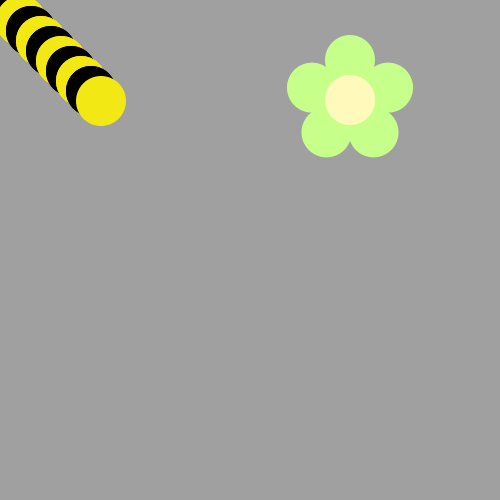
Frame 1 (no input)
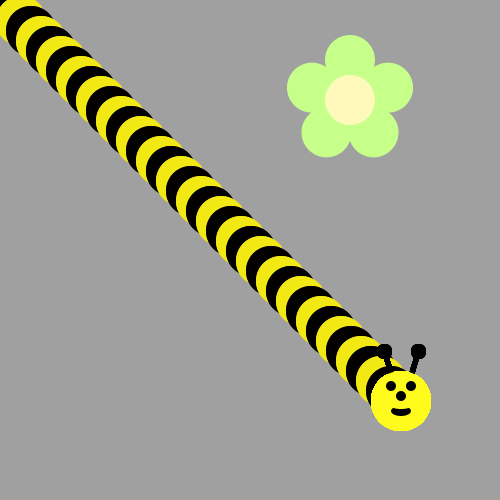
Frame 60 (the mouse pressed at the canvas centre just before this capture)
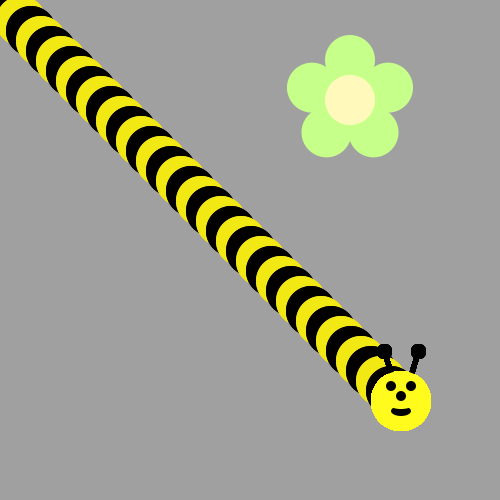
Frame 120 (the mouse held since frame 60 and released just before this capture)

The Processing sketch that drew these frames (run headless with seeded random() and noise(); from frame 60 on, the mouse is pressed at the canvas centre):

// Processing sketch: Bumblebeeee
// ── Bumblebeeee.pde
int y=1;
int x=1;
void draw() {
  /*Use a loop to make a body for the Bee!
   Then put his head on using drawBeeFace(x,y)
   Use Modulo to make the colors alternate 
   */
  if (y<400) {
    for (int i =0; i < 10; i++) {
      ellipse(x, y, 50, 50);
      if (i%2==0) {
        fill(#030000);
      } else {
        fill(#F2E814);
      }
      x=x+10;
      y=y+10;

      ellipse(x, y, 50, 50);
    }
  } else {
    drawBeeFace(x, y);
  }
}





void drawFlower(int x, int y) {
  noStroke();
  translate(x, y);
  // draw 5 petals, rotating after each one
  fill(#c6ff89);      // green
  for (int i = 0; i < 5; i++) {
    ellipse(0, -40, 50, 50);
    rotate(radians(72));
  }
  fill(#fff9bb); // light yellow
  ellipse(0, 0, 50, 50);
} 
void drawBeeFace(int BeeFaceX, int BeeFaceY) {
  noStroke();
  fill(0, 0, 0);
  stroke(1);
  strokeWeight(5);
  line(BeeFaceX-10, BeeFaceY-27, BeeFaceX-17, BeeFaceY-50);
  line(BeeFaceX+10, BeeFaceY-27, BeeFaceX+17, BeeFaceY-50);
  ellipse(BeeFaceX-17, BeeFaceY-50, 10, 10);
  ellipse(BeeFaceX+17, BeeFaceY-50, 10, 10);
  noStroke();
  fill(255, 251, 28);
  ellipse(BeeFaceX, BeeFaceY, 60, 60); // face
  fill(255, 237, 209);
  fill(0, 0, 0);
  ellipse(BeeFaceX-10, BeeFaceY-15, 10, 10); // eyes
  ellipse(BeeFaceX+10, BeeFaceY-15, 10, 10);
  ellipse(BeeFaceX, BeeFaceY-5, 10, 10); // nose
  ellipse(BeeFaceX, BeeFaceY+10, 20, 10);// mouth
  fill(255, 251, 28);
  ellipse(BeeFaceX, BeeFaceY+5, 20, 6);
}

void setup() {
  ellipseMode(CENTER);
  size(500, 500);
  background(160, 160, 160);
  drawFlower(350, 100);
}
